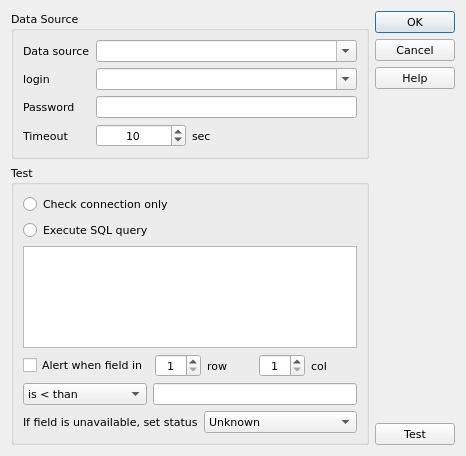
<?xml version="1.0" encoding="UTF-8"?>
<ui version="4.0">
 <class>OdbcQueryDlg</class>
 <widget class="QDialog" name="OdbcQueryDlg">
  <property name="geometry">
   <rect>
    <x>0</x>
    <y>0</y>
    <width>466</width>
    <height>456</height>
   </rect>
  </property>
  <property name="windowTitle">
   <string>ODBC Query test</string>
  </property>
  <property name="windowIcon">
   <iconset resource="../../qHostMonitor.qrc">
    <normaloff>:/img/hostMonitor.png</normaloff>:/img/hostMonitor.png</iconset>
  </property>
  <layout class="QGridLayout" name="gridLayout_4">
   <item row="0" column="0">
    <widget class="QGroupBox" name="gpDataSource">
     <property name="font">
      <font>
       <family>DejaVu Sans</family>
       <pointsize>8</pointsize>
      </font>
     </property>
     <property name="title">
      <string>Data Source</string>
     </property>
     <layout class="QGridLayout" name="gridLayout_3">
      <item row="0" column="0">
       <layout class="QGridLayout" name="gridLayout">
        <item row="0" column="0">
         <widget class="QLabel" name="lblDataSource">
          <property name="text">
           <string>Data source</string>
          </property>
          <property name="buddy">
           <cstring>cmbDataSource</cstring>
          </property>
         </widget>
        </item>
        <item row="0" column="1">
         <widget class="QComboBox" name="cmbDataSource">
          <property name="editable">
           <bool>true</bool>
          </property>
         </widget>
        </item>
        <item row="1" column="0">
         <widget class="QLabel" name="lblLogin">
          <property name="text">
           <string>login</string>
          </property>
          <property name="buddy">
           <cstring>cmbLogin</cstring>
          </property>
         </widget>
        </item>
        <item row="1" column="1">
         <widget class="QComboBox" name="cmbLogin">
          <property name="editable">
           <bool>true</bool>
          </property>
         </widget>
        </item>
        <item row="2" column="0">
         <widget class="QLabel" name="lblPassword">
          <property name="text">
           <string>Password</string>
          </property>
          <property name="buddy">
           <cstring>editPassword</cstring>
          </property>
         </widget>
        </item>
        <item row="2" column="1">
         <widget class="QLineEdit" name="editPassword"/>
        </item>
        <item row="3" column="0">
         <widget class="QLabel" name="lblTimeout">
          <property name="text">
           <string>Timeout</string>
          </property>
          <property name="buddy">
           <cstring>spinTimeout</cstring>
          </property>
         </widget>
        </item>
        <item row="3" column="1">
         <layout class="QHBoxLayout" name="horizontalLayout_4">
          <item>
           <widget class="QSpinBox" name="spinTimeout">
            <property name="maximumSize">
             <size>
              <width>90</width>
              <height>16777215</height>
             </size>
            </property>
            <property name="alignment">
             <set>Qt::AlignCenter</set>
            </property>
            <property name="minimum">
             <number>1</number>
            </property>
            <property name="maximum">
             <number>300</number>
            </property>
            <property name="value">
             <number>10</number>
            </property>
           </widget>
          </item>
          <item>
           <widget class="QLabel" name="label_5">
            <property name="text">
             <string>sec</string>
            </property>
           </widget>
          </item>
         </layout>
        </item>
       </layout>
      </item>
     </layout>
    </widget>
   </item>
   <item row="0" column="1" rowspan="2">
    <layout class="QVBoxLayout" name="verticalLayout">
     <item>
      <widget class="QDialogButtonBox" name="btnOdbcBlock">
       <property name="sizePolicy">
        <sizepolicy hsizetype="Fixed" vsizetype="Maximum">
         <horstretch>0</horstretch>
         <verstretch>0</verstretch>
        </sizepolicy>
       </property>
       <property name="font">
        <font>
         <family>DejaVu Sans</family>
         <pointsize>8</pointsize>
        </font>
       </property>
       <property name="orientation">
        <enum>Qt::Vertical</enum>
       </property>
       <property name="standardButtons">
        <set>QDialogButtonBox::Cancel|QDialogButtonBox::Help|QDialogButtonBox::Ok</set>
       </property>
      </widget>
     </item>
     <item>
      <spacer name="verticalSpacer">
       <property name="orientation">
        <enum>Qt::Vertical</enum>
       </property>
       <property name="sizeHint" stdset="0">
        <size>
         <width>20</width>
         <height>40</height>
        </size>
       </property>
      </spacer>
     </item>
     <item>
      <widget class="QPushButton" name="btnOdbcTest">
       <property name="font">
        <font>
         <family>DejaVu Sans</family>
         <pointsize>8</pointsize>
        </font>
       </property>
       <property name="text">
        <string>Test</string>
       </property>
      </widget>
     </item>
    </layout>
   </item>
   <item row="1" column="0">
    <widget class="QGroupBox" name="gpTest">
     <property name="enabled">
      <bool>true</bool>
     </property>
     <property name="sizePolicy">
      <sizepolicy hsizetype="Preferred" vsizetype="Preferred">
       <horstretch>0</horstretch>
       <verstretch>0</verstretch>
      </sizepolicy>
     </property>
     <property name="sizeIncrement">
      <size>
       <width>0</width>
       <height>0</height>
      </size>
     </property>
     <property name="baseSize">
      <size>
       <width>0</width>
       <height>0</height>
      </size>
     </property>
     <property name="font">
      <font>
       <family>DejaVu Sans</family>
       <pointsize>8</pointsize>
      </font>
     </property>
     <property name="autoFillBackground">
      <bool>false</bool>
     </property>
     <property name="title">
      <string>Test</string>
     </property>
     <property name="flat">
      <bool>false</bool>
     </property>
     <property name="checkable">
      <bool>false</bool>
     </property>
     <layout class="QGridLayout" name="gridLayout_2">
      <item row="3" column="0">
       <layout class="QHBoxLayout" name="horizontalLayout_3">
        <item>
         <widget class="QCheckBox" name="chkTestAlert">
          <property name="text">
           <string>Alert when field in</string>
          </property>
         </widget>
        </item>
        <item>
         <widget class="QSpinBox" name="spinAlertRow">
          <property name="alignment">
           <set>Qt::AlignCenter</set>
          </property>
          <property name="minimum">
           <number>1</number>
          </property>
         </widget>
        </item>
        <item>
         <widget class="QLabel" name="label_6">
          <property name="text">
           <string>row</string>
          </property>
         </widget>
        </item>
        <item>
         <widget class="QSpinBox" name="spinAlertCol">
          <property name="alignment">
           <set>Qt::AlignCenter</set>
          </property>
          <property name="minimum">
           <number>1</number>
          </property>
         </widget>
        </item>
        <item>
         <widget class="QLabel" name="label_7">
          <property name="sizePolicy">
           <sizepolicy hsizetype="Preferred" vsizetype="Preferred">
            <horstretch>0</horstretch>
            <verstretch>0</verstretch>
           </sizepolicy>
          </property>
          <property name="text">
           <string>col</string>
          </property>
         </widget>
        </item>
       </layout>
      </item>
      <item row="5" column="0">
       <layout class="QHBoxLayout" name="horizontalLayout">
        <item>
         <widget class="QLabel" name="lblFieldUnavailable">
          <property name="text">
           <string>If field is unavailable, set status</string>
          </property>
          <property name="buddy">
           <cstring>cmbUnavailableStatus</cstring>
          </property>
         </widget>
        </item>
        <item>
         <widget class="QComboBox" name="cmbUnavailableStatus">
          <item>
           <property name="text">
            <string>Unknown</string>
           </property>
          </item>
          <item>
           <property name="text">
            <string>Bad</string>
           </property>
          </item>
          <item>
           <property name="text">
            <string>Ok</string>
           </property>
          </item>
         </widget>
        </item>
       </layout>
      </item>
      <item row="4" column="0">
       <layout class="QHBoxLayout" name="horizontalLayout_2">
        <item>
         <widget class="QComboBox" name="cmbCriteriaMode">
          <item>
           <property name="text">
            <string>is &lt; than</string>
           </property>
          </item>
          <item>
           <property name="text">
            <string>is &gt; than</string>
           </property>
          </item>
          <item>
           <property name="text">
            <string>is = to</string>
           </property>
          </item>
          <item>
           <property name="text">
            <string>is &lt;&gt; from</string>
           </property>
          </item>
          <item>
           <property name="text">
            <string>contains</string>
           </property>
          </item>
          <item>
           <property name="text">
            <string>does not contain</string>
           </property>
          </item>
         </widget>
        </item>
        <item>
         <widget class="QLineEdit" name="editCriteriaValue"/>
        </item>
       </layout>
      </item>
      <item row="0" column="0">
       <widget class="QRadioButton" name="rbConnectionOnly">
        <property name="text">
         <string>Check connection only</string>
        </property>
       </widget>
      </item>
      <item row="2" column="0">
       <widget class="QPlainTextEdit" name="txtSqlQuery"/>
      </item>
      <item row="1" column="0">
       <widget class="QRadioButton" name="rbExecuteQuery">
        <property name="text">
         <string>Execute SQL query</string>
        </property>
       </widget>
      </item>
     </layout>
    </widget>
   </item>
  </layout>
 </widget>
 <resources>
  <include location="../../qHostMonitor.qrc"/>
  <include location="../../qHostMonitor.qrc"/>
 </resources>
 <connections>
  <connection>
   <sender>btnOdbcBlock</sender>
   <signal>accepted()</signal>
   <receiver>OdbcQueryDlg</receiver>
   <slot>accept()</slot>
   <hints>
    <hint type="sourcelabel">
     <x>454</x>
     <y>102</y>
    </hint>
    <hint type="destinationlabel">
     <x>157</x>
     <y>274</y>
    </hint>
   </hints>
  </connection>
  <connection>
   <sender>btnOdbcBlock</sender>
   <signal>rejected()</signal>
   <receiver>OdbcQueryDlg</receiver>
   <slot>reject()</slot>
   <hints>
    <hint type="sourcelabel">
     <x>454</x>
     <y>102</y>
    </hint>
    <hint type="destinationlabel">
     <x>286</x>
     <y>274</y>
    </hint>
   </hints>
  </connection>
 </connections>
</ui>
